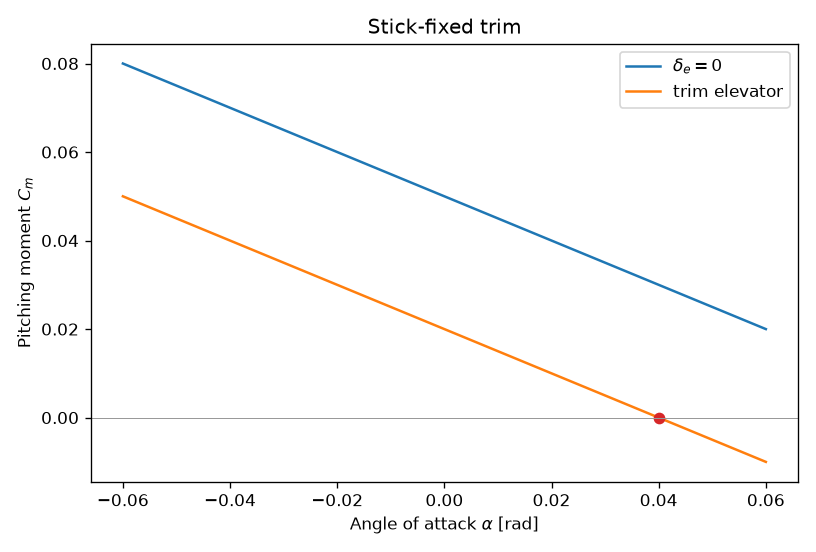

Recreate this plot in Python.
#!/usr/bin/env python3
"""Stick-fixed 1-g trim angle and elevator.

level_flight_lift_coefficient is W/(q*S).
cm_alpha_from_static_margin is -a*kn with kn = x/c, not percent.
trim_angle_of_attack is CL/a. trim_elevator is -(cm0 + cma*alpha)/cmde.
Neutral point reuses stick_fixed_neutral_point when geometry is passed.
"""

from __future__ import annotations

import argparse
import math
import sys
import tempfile
from pathlib import Path

CHECK_TOL = 1e-9
SKILL_DIR = Path(__file__).resolve().parent

ASSUMPTIONS = (
    "steady 1-g level flight; stick fixed; linear coefficients; "
    "lift curve through the origin; "
    "level_flight_lift_coefficient; trim_angle_of_attack alpha = CL/a; "
    "cm_alpha_from_static_margin Cm_alpha = -a*kn with kn = x/c; "
    "trim_elevator; Cm_de is supplied; "
    "stick_fixed_neutral_point when tail geometry is passed"
)


def print_kv(key: str, value: object) -> None:
    if isinstance(value, float):
        text = f"{value:.8g}"
    else:
        text = str(value)
    print(f"{key}: {text}")


def close(actual: float, expected: float) -> bool:
    scale = max(abs(expected), 1.0)
    return abs(actual - expected) <= CHECK_TOL * scale


def require_finite(name: str, value: float) -> None:
    if not math.isfinite(value):
        raise ValueError(f"{name} must be finite")


def require_positive(name: str, value: float) -> None:
    if not math.isfinite(value) or value <= 0.0:
        raise ValueError(f"{name} must be finite and > 0")


def stick_fixed_neutral_point(
    downwash: float, tail_slope: float, wing_slope: float, q_ratio: float, volume: float
) -> float:
    return (1.0 - downwash) * (tail_slope / wing_slope) * q_ratio * volume


def solve(
    lift_slope: float,
    cm0: float,
    cm_de: float,
    cl: float,
    cm_alpha: float,
    de_max: float | None,
    extra: dict[str, object],
) -> dict[str, object]:
    require_positive("a", lift_slope)
    require_finite("cm0", cm0)
    if cm_de == 0.0 or not math.isfinite(cm_de):
        raise ValueError("cm-de must be finite and nonzero")
    require_finite("CL", cl)
    require_finite("cm-alpha", cm_alpha)
    alpha = cl / lift_slope
    de = -(cm0 + cm_alpha * alpha) / cm_de
    residual = cm0 + cm_alpha * alpha + cm_de * de
    result: dict[str, object] = {
        "CL": cl,
        "a_per_rad": lift_slope,
        "cm0": cm0,
        "cm_alpha_per_rad": cm_alpha,
        "cm_de_per_rad": cm_de,
        "alpha_trim_rad": alpha,
        "de_trim_rad": de,
        "residual_cm": residual,
    }
    result.update(extra)
    if de_max is not None:
        require_positive("de-max", de_max)
        result["de_max_rad"] = de_max
        if abs(de) <= 1e-15:
            result["elevator_status"] = "within_limit"
        elif abs(de) <= de_max:
            result["elevator_margin"] = de_max / abs(de) - 1.0
            result["elevator_status"] = "within_limit"
        else:
            result["elevator_margin"] = de_max / abs(de) - 1.0
            result["elevator_status"] = "exceeds_limit"
    return result


def geometry_kn(args: argparse.Namespace, lift_slope: float) -> dict[str, object]:
    names = ("at", "downwash", "q_ratio", "tail_area", "tail_length", "wing_area", "mac", "cg")
    if any(getattr(args, name) is None for name in names):
        raise ValueError("static-margin geometry needs the tail, wing, and --cg flags together")
    require_positive("at", args.at)
    require_positive("q-ratio", args.q_ratio)
    require_positive("tail-area", args.tail_area)
    require_positive("tail-length", args.tail_length)
    require_positive("wing-area", args.wing_area)
    require_positive("mac", args.mac)
    require_finite("downwash", args.downwash)
    require_finite("cg", args.cg)
    volume = (args.tail_area * args.tail_length) / (args.wing_area * args.mac)
    x0 = stick_fixed_neutral_point(args.downwash, args.at, lift_slope, args.q_ratio, volume)
    kn = x0 - args.cg
    return {
        "neutral_point_x0_over_c": x0,
        "kn": kn,
        "cm_alpha_source": "static_margin",
        "cm_alpha": -lift_slope * kn,
    }


def pitching_slope(args: argparse.Namespace, lift_slope: float) -> tuple[float, dict[str, object]]:
    supplied = args.cm_alpha is not None
    kn_flag = args.kn is not None
    geom_names = ("at", "downwash", "q_ratio", "tail_area", "tail_length", "wing_area", "mac", "cg")
    geom = any(getattr(args, name) is not None for name in geom_names)
    chosen = sum(1 for flag in (supplied, kn_flag, geom) if flag)
    if chosen != 1:
        raise ValueError("pass --cm-alpha, or --kn, or the static-margin geometry, not more than one")
    if supplied:
        require_finite("cm-alpha", args.cm_alpha)
        return args.cm_alpha, {"cm_alpha_source": "supplied"}
    if kn_flag:
        require_finite("kn", args.kn)
        return -lift_slope * args.kn, {"kn": args.kn, "cm_alpha_source": "kn"}
    built = geometry_kn(args, lift_slope)
    return float(built.pop("cm_alpha")), built


def lift_coefficient(args: argparse.Namespace) -> float:
    if args.CL is not None and any(v is not None for v in (args.q, args.S, args.W)):
        raise ValueError("pass --CL or --q --S --W, not both")
    if args.CL is not None:
        require_finite("CL", args.CL)
        return args.CL
    if args.q is None or args.S is None or args.W is None:
        raise ValueError("pass --CL, or --q, --S, and --W")
    require_positive("q", args.q)
    require_positive("S", args.S)
    require_finite("W", args.W)
    return args.W / (args.q * args.S)


def emit(result: dict[str, object], graph: Path) -> None:
    print_kv("assumptions", ASSUMPTIONS)
    for key in (
        "CL",
        "a_per_rad",
        "cm0",
        "cm_alpha_source",
        "neutral_point_x0_over_c",
        "kn",
        "cm_alpha_per_rad",
        "cm_de_per_rad",
        "alpha_trim_rad",
        "de_trim_rad",
        "residual_cm",
        "de_max_rad",
        "elevator_margin",
        "elevator_status",
    ):
        if key in result:
            print_kv(key, result[key])
    print_kv("graph", str(graph))


def write_plot(result: dict[str, object], out_path: Path) -> None:
    import matplotlib.pyplot as plt

    cm0 = float(result["cm0"])
    cma = float(result["cm_alpha_per_rad"])
    cmde = float(result["cm_de_per_rad"])
    alpha = float(result["alpha_trim_rad"])
    de = float(result["de_trim_rad"])
    span = max(abs(alpha) * 1.5, 0.05)
    grid = [-span + 2.0 * span * i / 80.0 for i in range(81)]
    bare = [cm0 + cma * value for value in grid]
    trimmed = [cm0 + cma * value + cmde * de for value in grid]
    fig, ax = plt.subplots(figsize=(6.8, 4.6))
    ax.plot(grid, bare, color="C0", label=r"$\delta_e=0$")
    ax.plot(grid, trimmed, color="C1", label="trim elevator")
    ax.plot([alpha], [0.0], "o", color="C3")
    ax.axhline(0.0, color="0.6", lw=0.6)
    ax.set_xlabel(r"Angle of attack $\alpha$ [rad]")
    ax.set_ylabel(r"Pitching moment $C_m$")
    ax.set_title("Stick-fixed trim")
    ax.legend()
    fig.tight_layout()
    out_path.parent.mkdir(parents=True, exist_ok=True)
    fig.savefig(out_path, dpi=120)
    plt.close(fig)


def run_check() -> int:
    cl = 1000.0 / (500.0 * 10.0)
    if not close(cl, 0.2):
        return fail("CL")
    cma = -5.0 * 0.1
    if not close(cma, -0.5):
        return fail("cm alpha")
    state = solve(5.0, 0.05, -0.8, cl, cma, None, {"kn": 0.1, "cm_alpha_source": "kn"})
    if not close(float(state["alpha_trim_rad"]), 0.04):
        return fail("alpha")
    if not close(float(state["de_trim_rad"]), 0.0375):
        return fail("elevator")
    if not close(float(state["residual_cm"]), 0.0):
        return fail("residual")
    # stick_fixed_neutral_point sample: x0/c = 54/125, cg = 0.1, kn = 83/250.
    built = geometry_kn(
        argparse.Namespace(
            at=4.0,
            downwash=0.4,
            q_ratio=0.9,
            tail_area=2.0,
            tail_length=5.0,
            wing_area=10.0,
            mac=1.0,
            cg=0.1,
        ),
        5.0,
    )
    if not close(float(built["kn"]), 83.0 / 250.0):
        return fail("kn from geometry")
    with tempfile.TemporaryDirectory() as folder:
        path = Path(folder) / "check.png"
        write_plot(state, path)
        if path.stat().st_size < 1000:
            return fail("check plot was not written")
    print("check: pass")
    print_kv("de_trim_rad", float(state["de_trim_rad"]))
    print_kv("kn", float(built["kn"]))
    return 0


def fail(message: str) -> int:
    print(f"CHECK FAIL: {message}", file=sys.stderr)
    return 1


def parse_args(argv: list[str] | None = None) -> argparse.Namespace:
    parser = argparse.ArgumentParser(description="Stick-fixed 1-g angle of attack and elevator.")
    parser.add_argument("--a", type=float, default=None, help="lift-curve slope [1/rad]")
    parser.add_argument("--cm0", type=float, default=None, help="pitching moment at zero alpha and elevator")
    parser.add_argument("--cm-de", type=float, default=None, help="elevator effectiveness [1/rad]")
    parser.add_argument("--CL", type=float, default=None, help="lift coefficient")
    parser.add_argument("--q", type=float, default=None, help="dynamic pressure [Pa]")
    parser.add_argument("--S", type=float, default=None, help="wing area [m^2]")
    parser.add_argument("--W", type=float, default=None, help="weight [N]")
    parser.add_argument("--cm-alpha", type=float, default=None, help="pitch stiffness [1/rad]")
    parser.add_argument("--kn", type=float, default=None, help="static margin x/c, fraction of chord")
    parser.add_argument("--at", type=float, default=None, help="tail lift-curve slope [1/rad]")
    parser.add_argument("--downwash", type=float, default=None, help="downwash slope")
    parser.add_argument("--q-ratio", type=float, default=None, help="tail dynamic-pressure ratio")
    parser.add_argument("--tail-area", type=float, default=None, help="horizontal-tail area [m^2]")
    parser.add_argument("--tail-length", type=float, default=None, help="tail length [m]")
    parser.add_argument("--wing-area", type=float, default=None, help="wing area [m^2]")
    parser.add_argument("--mac", type=float, default=None, help="mean aerodynamic chord [m]")
    parser.add_argument("--cg", type=float, default=None, help="x'/c of the center of gravity")
    parser.add_argument("--de-max", type=float, default=None, help="elevator limit [rad]")
    parser.add_argument("--out", type=Path, default=None, help="PNG path")
    parser.add_argument("--check", action="store_true", help="run built-in consistency checks")
    return parser.parse_args(argv)


def main(argv: list[str] | None = None) -> int:
    args = parse_args(argv)
    if args.check:
        return run_check()
    try:
        if args.a is None or args.cm0 is None or args.cm_de is None:
            raise ValueError("requires --a, --cm0, and --cm-de")
        cl = lift_coefficient(args)
        cm_alpha, extra = pitching_slope(args, args.a)
        result = solve(args.a, args.cm0, args.cm_de, cl, cm_alpha, args.de_max, extra)
    except ValueError as exc:
        print(f"error: {exc}", file=sys.stderr)
        return 2
    out_path = args.out if args.out is not None else SKILL_DIR / "longitudinal_trim.png"
    try:
        write_plot(result, out_path)
    except Exception as exc:
        print(f"error: {exc}", file=sys.stderr)
        return 2
    emit(result, out_path)
    return 0


if __name__ == "__main__":
    sys.exit(main())
